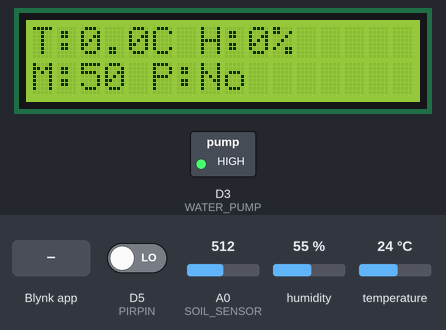
A sketch run on a simulated ESP8266 (NodeMCU). Shown: 16×2 character LCD, switched loads named in the sketch (green lamp = pin HIGH). The test bench sets the inputs (shaded band); at power-on: D5 (PIRPIN) LOW, humidity 55 %, A0 (SOIL_SENSOR) = 512, temperature 24 °C. WiFi joins after 1.5 s; servers stay silent unless stated; what the sketch prints to the serial monitor is not drawn.

Above: at 6.1 s.
6.2 s: D5 (PIRPIN) driven HIGH
At 8.4 s:
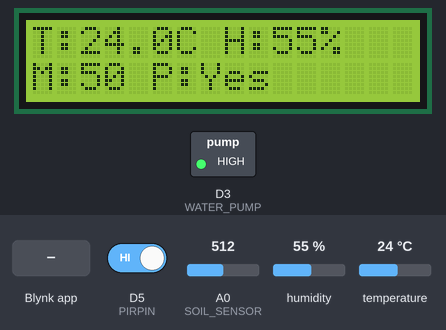
9.0 s: Blynk app writes 1 to V1
At 9.3 s:
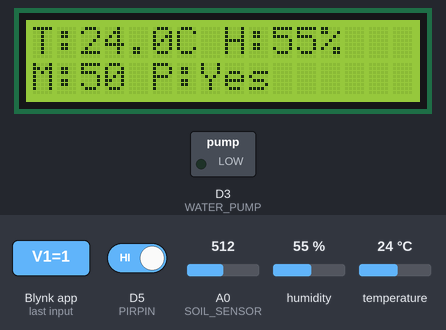
10.5 s: D5 (PIRPIN) driven LOW
At 12.6 s:
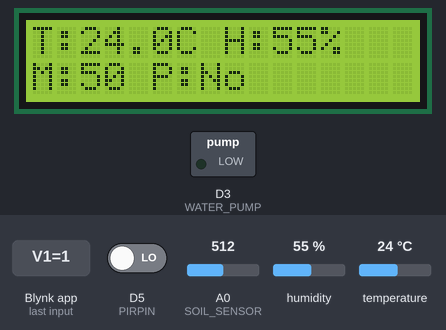
13.0 s: humidity set to 22 %
At 16.5 s:
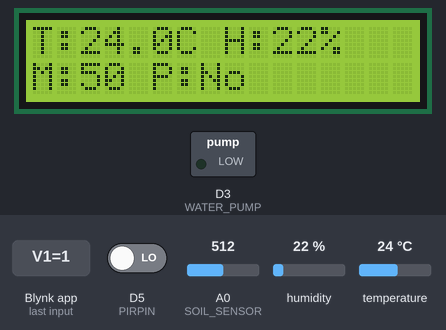
17.0 s: A0 (SOIL_SENSOR) set to 716
At 18.4 s:
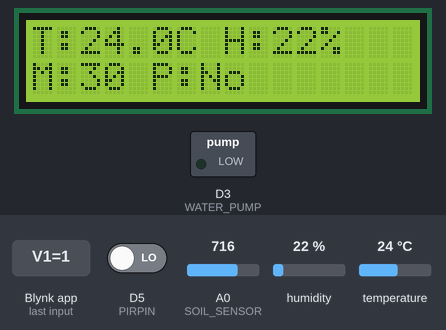
19.0 s: temperature set to 12 °C
At 22.3 s:
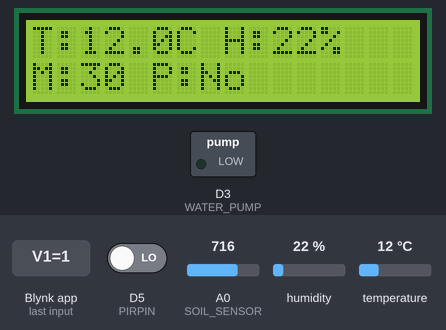
Timing chart, 0 to 23.8 s (numbered marks = the images above; inputs shaded):
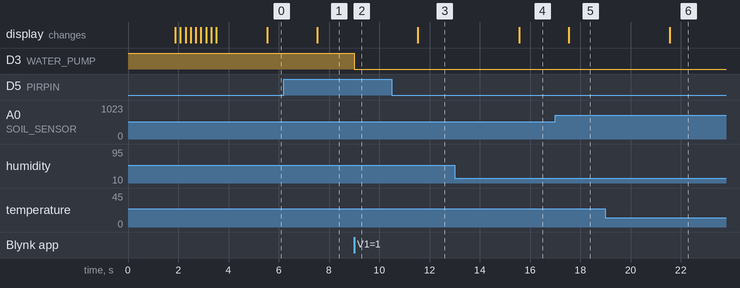

Measured:
- after the input at 6.2 s, the display: changes after 1.3 s (image 1)
- after the input at 9.0 s, D3 (WATER_PUMP): HIGH → LOW at once
- after the input at 10.5 s, the display: changes after 1.0 s (image 3)
- after the input at 13.0 s, the display: changes after 2.6 s (image 4)
- after the input at 17.0 s, the display: changes after 0.54 s (image 5)
- after the input at 19.0 s, the display: changes after 2.6 s (image 6)

The sketch:

Smart-Plant-Monitoring-System.ino
```cpp
// Bkynk configuration
#define BLYNK_TEMPLATE_ID "TMPL6ih-d4FvD"
#define BLYNK_TEMPLATE_NAME "Smart Plant Monitoring System"
#define BLYNK_PRINT Serial

// Included Library
#include <ESP8266WiFi.h>
#include <BlynkSimpleEsp8266.h>
#include <LiquidCrystal_I2C.h>
#include <DHT.h>

// LCD Address
LiquidCrystal_I2C lcd(0x27, 16, 2);

// WiFi + Blynk
char auth[] = "UgTP_WdgXzcVfy8xZqd8odhd916mftXz";
char ssid[] = "Brother ";
char pass[] = "Speed@12345";

BlynkTimer timer;

// Pins
#define SOIL_SENSOR A0
#define WATER_PUMP D3
#define DHTPIN D4         // GPIO2
#define PIRPIN D5         // GPIO14

// DHT Sensor Setup
#define DHTTYPE DHT11
DHT dht(DHTPIN, DHTTYPE);

// State Flags
bool Relay = false;
bool motionDetected = false;
int soilValue = 0;
float temp = 0;
float hum = 0;

// Setup
void setup() {
  Serial.begin(9600);

  pinMode(WATER_PUMP, OUTPUT);
  digitalWrite(WATER_PUMP, HIGH); // Pump OFF by default

  pinMode(PIRPIN, INPUT);

  lcd.init();
  lcd.backlight();

  dht.begin();
  Blynk.begin(auth, ssid, pass, "blynk.cloud", 80);

  // Welcome message
  lcd.setCursor(1, 0);
  lcd.print("System Loading");
  for (int a = 0; a <= 15; a++) {
    lcd.setCursor(a, 1);
    lcd.print(".");
    delay(100);
  }
  lcd.clear();

  // Timers
  timer.setInterval(2000L, readSoilMoisture);
  timer.setInterval(3000L, readDHT);
  timer.setInterval(1000L, checkMotion);
  timer.setInterval(2000L, updateLCD); // Show all sensor data on LCD
}

// Pump manual control from Blynk
BLYNK_WRITE(V1) {
  Relay = param.asInt();
  if (Relay == 1) {
    digitalWrite(WATER_PUMP, LOW);
  } else {
    digitalWrite(WATER_PUMP, HIGH);
  }
}

// Read soil sensor
void readSoilMoisture() {
  int value = analogRead(SOIL_SENSOR);
  value = map(value, 0, 1024, 0, 100);
  soilValue = (value - 100) * -1;
  Blynk.virtualWrite(V0, soilValue);
}

// Read DHT11
void readDHT() {
  hum = dht.readHumidity();
  temp = dht.readTemperature();

  if (isnan(hum) || isnan(temp)) {
    Serial.println("DHT read failed");
    return;
  }

  Blynk.virtualWrite(V2, temp);
  Blynk.virtualWrite(V3, hum);
}

// Check PIR motion
void checkMotion() {
  int motion = digitalRead(PIRPIN);
  if (motion == HIGH && !motionDetected) {
    motionDetected = true;
    Blynk.virtualWrite(V4, 1);
    Serial.println("Motion Detected");
  } else if (motion == LOW && motionDetected) {
    motionDetected = false;
    Blynk.virtualWrite(V4, 0);
    Serial.println("Motion Stopped");
  }
}

// Update LCD Display
void updateLCD() {
  lcd.clear();

  lcd.setCursor(0, 0);
  lcd.print("T:");
  lcd.print(temp, 1);
  lcd.print("C ");

  lcd.print("H:");
  lcd.print(hum, 0);
  lcd.print("%");

  lcd.setCursor(0, 1);
  lcd.print("M:");
  lcd.print(soilValue);
  lcd.print(" ");

  lcd.print("P:");
  if (motionDetected) {
    lcd.print("Yes");
  } else {
    lcd.print("No ");
  }
}

void loop() {
  Blynk.run();
  timer.run();
}
```
